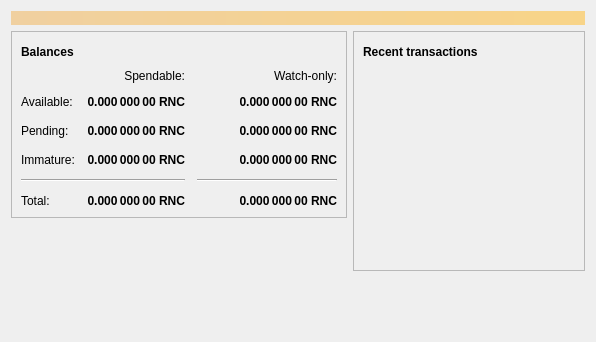
<?xml version="1.0" encoding="UTF-8"?>
<ui version="4.0">
 <class>OverviewPage</class>
 <widget class="QWidget" name="OverviewPage">
  <property name="geometry">
   <rect>
    <x>0</x>
    <y>0</y>
    <width>596</width>
    <height>342</height>
   </rect>
  </property>
  <property name="windowTitle">
   <string>Form</string>
  </property>
  <layout class="QVBoxLayout" name="topLayout">
   <item>
    <widget class="QLabel" name="labelAlerts">
     <property name="visible">
      <bool>false</bool>
     </property>
     <property name="styleSheet">
      <string notr="true">QLabel { background-color: qlineargradient(x1: 0, y1: 0, x2: 1, y2: 0, stop:0 #F0D0A0, stop:1 #F8D488); color:#000000; }</string>
     </property>
     <property name="wordWrap">
      <bool>true</bool>
     </property>
     <property name="margin">
      <number>3</number>
     </property>
     <property name="textInteractionFlags">
      <set>Qt::TextSelectableByMouse</set>
     </property>
    </widget>
   </item>
   <item>
    <layout class="QHBoxLayout" name="horizontalLayout" stretch="1,1">
     <item>
      <layout class="QVBoxLayout" name="verticalLayout_2">
       <item>
        <widget class="QFrame" name="frame">
         <property name="frameShape">
          <enum>QFrame::StyledPanel</enum>
         </property>
         <property name="frameShadow">
          <enum>QFrame::Raised</enum>
         </property>
         <layout class="QVBoxLayout" name="verticalLayout_4">
          <item>
           <layout class="QHBoxLayout" name="horizontalLayout_4">
            <item>
             <widget class="QLabel" name="label_5">
              <property name="font">
               <font>
                <weight>75</weight>
                <bold>true</bold>
               </font>
              </property>
              <property name="text">
               <string>Balances</string>
              </property>
             </widget>
            </item>
            <item>
             <widget class="QPushButton" name="labelWalletStatus">
              <property name="enabled">
               <bool>true</bool>
              </property>
              <property name="maximumSize">
               <size>
                <width>30</width>
                <height>16777215</height>
               </size>
              </property>
              <property name="toolTip">
               <string>The displayed information may be out of date. Your wallet automatically synchronizes with the Runencoin network after a connection is established, but this process has not completed yet.</string>
              </property>
              <property name="text">
               <string/>
              </property>
              <property name="icon">
               <iconset resource="../bitcoin.qrc">
                <normaloff>:/icons/warning</normaloff>
                <disabledoff>:/icons/warning</disabledoff>:/icons/warning</iconset>
              </property>
              <property name="iconSize">
               <size>
                <width>24</width>
                <height>24</height>
               </size>
              </property>
              <property name="flat">
               <bool>true</bool>
              </property>
             </widget>
            </item>
            <item>
             <spacer name="horizontalSpacer_3">
              <property name="orientation">
               <enum>Qt::Horizontal</enum>
              </property>
              <property name="sizeHint" stdset="0">
               <size>
                <width>40</width>
                <height>20</height>
               </size>
              </property>
             </spacer>
            </item>
           </layout>
          </item>
          <item>
           <layout class="QGridLayout" name="gridLayout">
            <property name="spacing">
             <number>12</number>
            </property>
            <item row="2" column="2">
             <widget class="QLabel" name="labelWatchPending">
              <property name="font">
               <font>
                <weight>75</weight>
                <bold>true</bold>
               </font>
              </property>
              <property name="cursor">
               <cursorShape>IBeamCursor</cursorShape>
              </property>
              <property name="toolTip">
               <string>Unconfirmed transactions to watch-only addresses</string>
              </property>
              <property name="text">
               <string notr="true">0.000 000 00 RNC</string>
              </property>
              <property name="alignment">
               <set>Qt::AlignRight|Qt::AlignTrailing|Qt::AlignVCenter</set>
              </property>
              <property name="textInteractionFlags">
               <set>Qt::LinksAccessibleByMouse|Qt::TextSelectableByKeyboard|Qt::TextSelectableByMouse</set>
              </property>
             </widget>
            </item>
            <item row="2" column="1">
             <widget class="QLabel" name="labelUnconfirmed">
              <property name="font">
               <font>
                <weight>75</weight>
                <bold>true</bold>
               </font>
              </property>
              <property name="cursor">
               <cursorShape>IBeamCursor</cursorShape>
              </property>
              <property name="toolTip">
               <string>Total of transactions that have yet to be confirmed, and do not yet count toward the spendable balance</string>
              </property>
              <property name="text">
               <string notr="true">0.000 000 00 RNC</string>
              </property>
              <property name="alignment">
               <set>Qt::AlignRight|Qt::AlignTrailing|Qt::AlignVCenter</set>
              </property>
              <property name="textInteractionFlags">
               <set>Qt::LinksAccessibleByMouse|Qt::TextSelectableByKeyboard|Qt::TextSelectableByMouse</set>
              </property>
             </widget>
            </item>
            <item row="3" column="2">
             <widget class="QLabel" name="labelWatchImmature">
              <property name="font">
               <font>
                <weight>75</weight>
                <bold>true</bold>
               </font>
              </property>
              <property name="cursor">
               <cursorShape>IBeamCursor</cursorShape>
              </property>
              <property name="toolTip">
               <string>Mined balance in watch-only addresses that has not yet matured</string>
              </property>
              <property name="text">
               <string notr="true">0.000 000 00 RNC</string>
              </property>
              <property name="alignment">
               <set>Qt::AlignRight|Qt::AlignTrailing|Qt::AlignVCenter</set>
              </property>
              <property name="textInteractionFlags">
               <set>Qt::LinksAccessibleByMouse|Qt::TextSelectableByKeyboard|Qt::TextSelectableByMouse</set>
              </property>
             </widget>
            </item>
            <item row="4" column="0" colspan="2">
             <widget class="Line" name="line">
              <property name="orientation">
               <enum>Qt::Horizontal</enum>
              </property>
             </widget>
            </item>
            <item row="4" column="2">
             <widget class="Line" name="lineWatchBalance">
              <property name="sizePolicy">
               <sizepolicy hsizetype="Preferred" vsizetype="Fixed">
                <horstretch>0</horstretch>
                <verstretch>0</verstretch>
               </sizepolicy>
              </property>
              <property name="minimumSize">
               <size>
                <width>140</width>
                <height>0</height>
               </size>
              </property>
              <property name="orientation">
               <enum>Qt::Horizontal</enum>
              </property>
             </widget>
            </item>
            <item row="5" column="0">
             <widget class="QLabel" name="labelTotalText">
              <property name="text">
               <string>Total:</string>
              </property>
             </widget>
            </item>
            <item row="3" column="1">
             <widget class="QLabel" name="labelImmature">
              <property name="font">
               <font>
                <weight>75</weight>
                <bold>true</bold>
               </font>
              </property>
              <property name="cursor">
               <cursorShape>IBeamCursor</cursorShape>
              </property>
              <property name="toolTip">
               <string>Mined balance that has not yet matured</string>
              </property>
              <property name="text">
               <string notr="true">0.000 000 00 RNC</string>
              </property>
              <property name="alignment">
               <set>Qt::AlignRight|Qt::AlignTrailing|Qt::AlignVCenter</set>
              </property>
              <property name="textInteractionFlags">
               <set>Qt::LinksAccessibleByMouse|Qt::TextSelectableByKeyboard|Qt::TextSelectableByMouse</set>
              </property>
             </widget>
            </item>
            <item row="2" column="3">
             <spacer name="horizontalSpacer_2">
              <property name="orientation">
               <enum>Qt::Horizontal</enum>
              </property>
              <property name="sizeHint" stdset="0">
               <size>
                <width>40</width>
                <height>20</height>
               </size>
              </property>
             </spacer>
            </item>
            <item row="3" column="0">
             <widget class="QLabel" name="labelImmatureText">
              <property name="text">
               <string>Immature:</string>
              </property>
             </widget>
            </item>
            <item row="5" column="1">
             <widget class="QLabel" name="labelTotal">
              <property name="font">
               <font>
                <weight>75</weight>
                <bold>true</bold>
               </font>
              </property>
              <property name="cursor">
               <cursorShape>IBeamCursor</cursorShape>
              </property>
              <property name="toolTip">
               <string>Your current total balance</string>
              </property>
              <property name="text">
               <string notr="true">0.000 000 00 RNC</string>
              </property>
              <property name="alignment">
               <set>Qt::AlignRight|Qt::AlignTrailing|Qt::AlignVCenter</set>
              </property>
              <property name="textInteractionFlags">
               <set>Qt::LinksAccessibleByMouse|Qt::TextSelectableByKeyboard|Qt::TextSelectableByMouse</set>
              </property>
             </widget>
            </item>
            <item row="5" column="2">
             <widget class="QLabel" name="labelWatchTotal">
              <property name="font">
               <font>
                <weight>75</weight>
                <bold>true</bold>
               </font>
              </property>
              <property name="cursor">
               <cursorShape>IBeamCursor</cursorShape>
              </property>
              <property name="toolTip">
               <string>Current total balance in watch-only addresses</string>
              </property>
              <property name="text">
               <string notr="true">0.000 000 00 RNC</string>
              </property>
              <property name="alignment">
               <set>Qt::AlignRight|Qt::AlignTrailing|Qt::AlignVCenter</set>
              </property>
              <property name="textInteractionFlags">
               <set>Qt::LinksAccessibleByMouse|Qt::TextSelectableByKeyboard|Qt::TextSelectableByMouse</set>
              </property>
             </widget>
            </item>
            <item row="0" column="2">
             <widget class="QLabel" name="labelWatchonly">
              <property name="text">
               <string>Watch-only:</string>
              </property>
              <property name="alignment">
               <set>Qt::AlignRight|Qt::AlignTrailing|Qt::AlignVCenter</set>
              </property>
             </widget>
            </item>
            <item row="1" column="0">
             <widget class="QLabel" name="labelBalanceText">
              <property name="text">
               <string>Available:</string>
              </property>
             </widget>
            </item>
            <item row="1" column="1">
             <widget class="QLabel" name="labelBalance">
              <property name="font">
               <font>
                <weight>75</weight>
                <bold>true</bold>
               </font>
              </property>
              <property name="cursor">
               <cursorShape>IBeamCursor</cursorShape>
              </property>
              <property name="toolTip">
               <string>Your current spendable balance</string>
              </property>
              <property name="text">
               <string notr="true">0.000 000 00 RNC</string>
              </property>
              <property name="alignment">
               <set>Qt::AlignRight|Qt::AlignTrailing|Qt::AlignVCenter</set>
              </property>
              <property name="textInteractionFlags">
               <set>Qt::LinksAccessibleByMouse|Qt::TextSelectableByKeyboard|Qt::TextSelectableByMouse</set>
              </property>
             </widget>
            </item>
            <item row="1" column="2">
             <widget class="QLabel" name="labelWatchAvailable">
              <property name="font">
               <font>
                <weight>75</weight>
                <bold>true</bold>
               </font>
              </property>
              <property name="cursor">
               <cursorShape>IBeamCursor</cursorShape>
              </property>
              <property name="toolTip">
               <string>Your current balance in watch-only addresses</string>
              </property>
              <property name="text">
               <string notr="true">0.000 000 00 RNC</string>
              </property>
              <property name="alignment">
               <set>Qt::AlignRight|Qt::AlignTrailing|Qt::AlignVCenter</set>
              </property>
              <property name="textInteractionFlags">
               <set>Qt::LinksAccessibleByMouse|Qt::TextSelectableByKeyboard|Qt::TextSelectableByMouse</set>
              </property>
             </widget>
            </item>
            <item row="2" column="0">
             <widget class="QLabel" name="labelPendingText">
              <property name="text">
               <string>Pending:</string>
              </property>
             </widget>
            </item>
            <item row="0" column="1">
             <widget class="QLabel" name="labelSpendable">
              <property name="text">
               <string>Spendable:</string>
              </property>
              <property name="alignment">
               <set>Qt::AlignRight|Qt::AlignTrailing|Qt::AlignVCenter</set>
              </property>
             </widget>
            </item>
           </layout>
          </item>
         </layout>
        </widget>
       </item>
       <item>
        <spacer name="verticalSpacer">
         <property name="orientation">
          <enum>Qt::Vertical</enum>
         </property>
         <property name="sizeHint" stdset="0">
          <size>
           <width>20</width>
           <height>40</height>
          </size>
         </property>
        </spacer>
       </item>
      </layout>
     </item>
     <item>
      <layout class="QVBoxLayout" name="verticalLayout_3">
       <item>
        <widget class="QFrame" name="frame_2">
         <property name="frameShape">
          <enum>QFrame::StyledPanel</enum>
         </property>
         <property name="frameShadow">
          <enum>QFrame::Raised</enum>
         </property>
         <layout class="QVBoxLayout" name="verticalLayout">
          <item>
           <layout class="QHBoxLayout" name="horizontalLayout_2">
            <item>
             <widget class="QLabel" name="label_4">
              <property name="font">
               <font>
                <weight>75</weight>
                <bold>true</bold>
               </font>
              </property>
              <property name="text">
               <string>Recent transactions</string>
              </property>
             </widget>
            </item>
            <item>
             <widget class="QPushButton" name="labelTransactionsStatus">
              <property name="enabled">
               <bool>true</bool>
              </property>
              <property name="maximumSize">
               <size>
                <width>30</width>
                <height>16777215</height>
               </size>
              </property>
              <property name="toolTip">
               <string>The displayed information may be out of date. Your wallet automatically synchronizes with the Runencoin network after a connection is established, but this process has not completed yet.</string>
              </property>
              <property name="text">
               <string/>
              </property>
              <property name="icon">
               <iconset resource="../bitcoin.qrc">
                <normaloff>:/icons/warning</normaloff>
                <disabledoff>:/icons/warning</disabledoff>:/icons/warning</iconset>
              </property>
              <property name="iconSize">
               <size>
                <width>24</width>
                <height>24</height>
               </size>
              </property>
              <property name="flat">
               <bool>true</bool>
              </property>
             </widget>
            </item>
            <item>
             <spacer name="horizontalSpacer">
              <property name="orientation">
               <enum>Qt::Horizontal</enum>
              </property>
              <property name="sizeHint" stdset="0">
               <size>
                <width>40</width>
                <height>20</height>
               </size>
              </property>
             </spacer>
            </item>
           </layout>
          </item>
          <item>
           <widget class="QListView" name="listTransactions">
            <property name="styleSheet">
             <string notr="true">QListView { background: transparent; }</string>
            </property>
            <property name="frameShape">
             <enum>QFrame::NoFrame</enum>
            </property>
            <property name="verticalScrollBarPolicy">
             <enum>Qt::ScrollBarAlwaysOff</enum>
            </property>
            <property name="horizontalScrollBarPolicy">
             <enum>Qt::ScrollBarAlwaysOff</enum>
            </property>
            <property name="selectionMode">
             <enum>QAbstractItemView::NoSelection</enum>
            </property>
           </widget>
          </item>
         </layout>
        </widget>
       </item>
       <item>
        <spacer name="verticalSpacer_2">
         <property name="orientation">
          <enum>Qt::Vertical</enum>
         </property>
         <property name="sizeHint" stdset="0">
          <size>
           <width>20</width>
           <height>40</height>
          </size>
         </property>
        </spacer>
       </item>
      </layout>
     </item>
    </layout>
   </item>
  </layout>
 </widget>
 <resources/>
 <connections/>
</ui>
